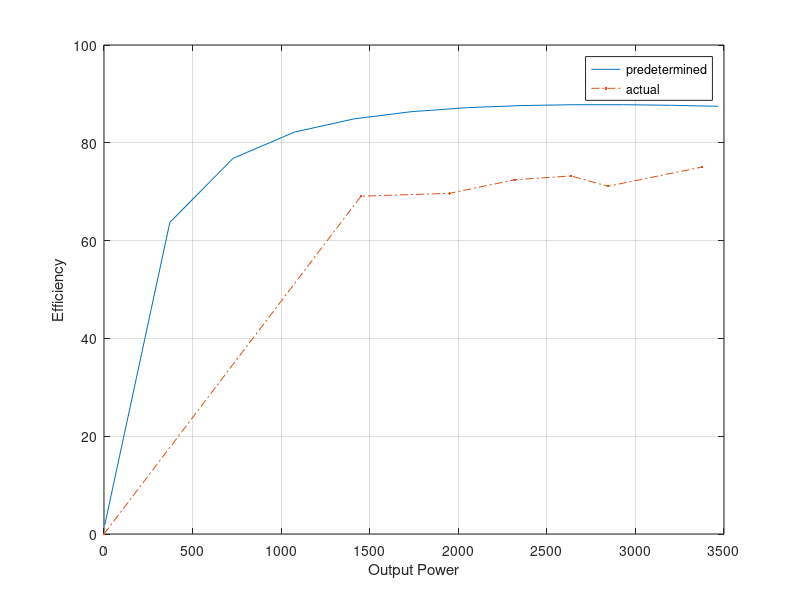

Write MATLAB code to recreate this figure.
x = 0.00001:0.001:0.012;
i2 = 400./(9.6+1.286.*(1./x-1)+18.43i);
i1 = 0.174 - 2.013i;
i_2 = abs(i2);
i = i1+i2;
pf_angle = -1*angle(i);
pf = cos(pf_angle);
input = 3*400.*abs(i).*pf;
r = 1.286*(1./x-1);

output = 3*i_2.^2.*r;
eff = (output./input).*100;

act_output = [0,1450.7,1950.81,2318.07,2636.60,2844.51,3377.38];
act_eff = [0,69.08,69.67,72.43,73.23,71.11,75.052];

plot(output,eff,act_output,act_eff,'.-.');
legend('predetermined','actual');
xlabel('Output Power');
ylabel('Efficiency');
grid on;